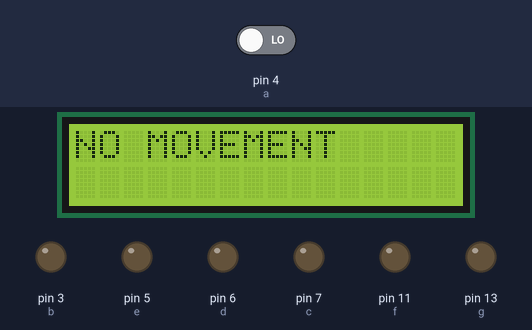
The sketch below on a simulated Arduino Uno, built with avr-gcc and run on an emulated ATmega328P. Shown: 16×2 character LCD, output pins drawn as LEDs (lit = HIGH). Inputs (shaded band) come from the test bench; at power-on: pin 4 (a) LOW.

Above: at 1.2 s.
1.3 s: pin 4 (a) driven HIGH
At 2.5 s:
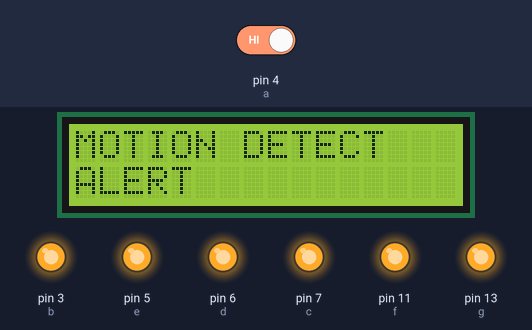
5.4 s: pin 4 (a) driven LOW
At 7.0 s:
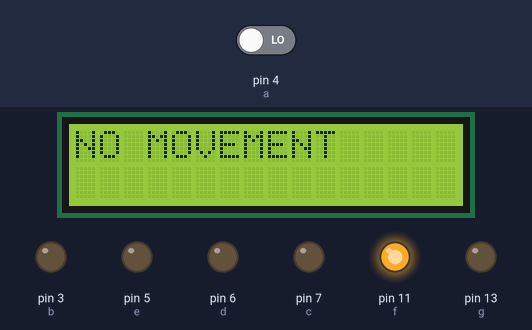
Timing chart, 0 to 8.5 s (numbered marks = the images above; inputs shaded):
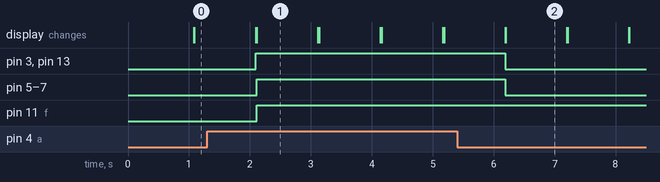

Measured:
- after the input at 1.3 s, pin 3 (b), pin 13 (g): LOW → HIGH after 0.79 s; pin 5 (e), pin 6 (d), pin 7 (c), pin 11 (f): LOW → HIGH after 0.81 s; the display: first differs from a run without the input after 0.81 s (image 1)
- after the input at 5.4 s, pin 3 (b), pin 5 (e), pin 6 (d), pin 7 (c), pin 13 (g): HIGH → LOW after 0.79 s; the display: first differs from a run without the input after 0.80 s (image 2)
- what the display in image 1 shows lasts 1.0 s, from 2.1 s to 3.1 s

The sketch:

motion_detector_1.ino
```cpp
#include<Wire.h>
#include<LiquidCrystal_I2C.h>
LiquidCrystal_I2C lcd(0x27,16,2);

int a=4;
int b=3;
int c=7;
int d=6;
int e=5;
int f=11;
int g=13;

void lights();
void button();

void lights(){
  lcd.init();
  lcd.backlight();
  lcd.clear();

  pinMode(4,INPUT);
  pinMode(3,OUTPUT);
  pinMode(7,OUTPUT);
  pinMode(6,OUTPUT);
  pinMode(5,OUTPUT);
  pinMode(11,OUTPUT);
  pinMode(13,OUTPUT);
}
void button(){
  if(digitalRead(a)== HIGH){
    digitalWrite(b,HIGH);
    digitalWrite(g,HIGH);
    lcd.clear();
    lcd.setCursor(0,0);
    lcd.print("MOTION DETECT");
    lcd.setCursor(0,1);
    lcd.print("ALERT");

     digitalWrite(c,HIGH);
     digitalWrite(d,HIGH);
     digitalWrite(e,HIGH);
     digitalWrite(f,HIGH);
    delay(1000);
    lcd.clear();
  }
  else{
     digitalWrite(b,LOW);
     digitalWrite(g,LOW);
     digitalWrite(c,LOW);
     digitalWrite(d,LOW);
     digitalWrite(e,LOW);
     lcd.print("NO MOVEMENT");
     delay(1000);
     lcd.clear();
  }
}
void setup(){
lights();

}
void loop(){
  button();
}


    
```
